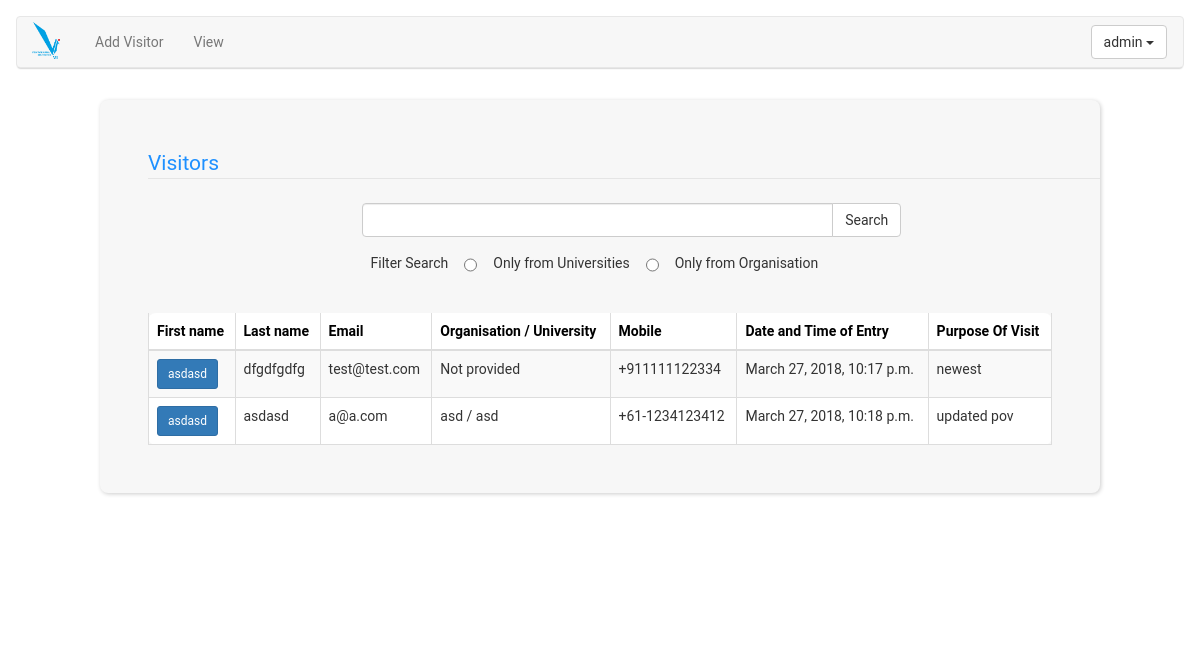
The page /home/view_visitors/ (signed in) on the database as committed earlier.
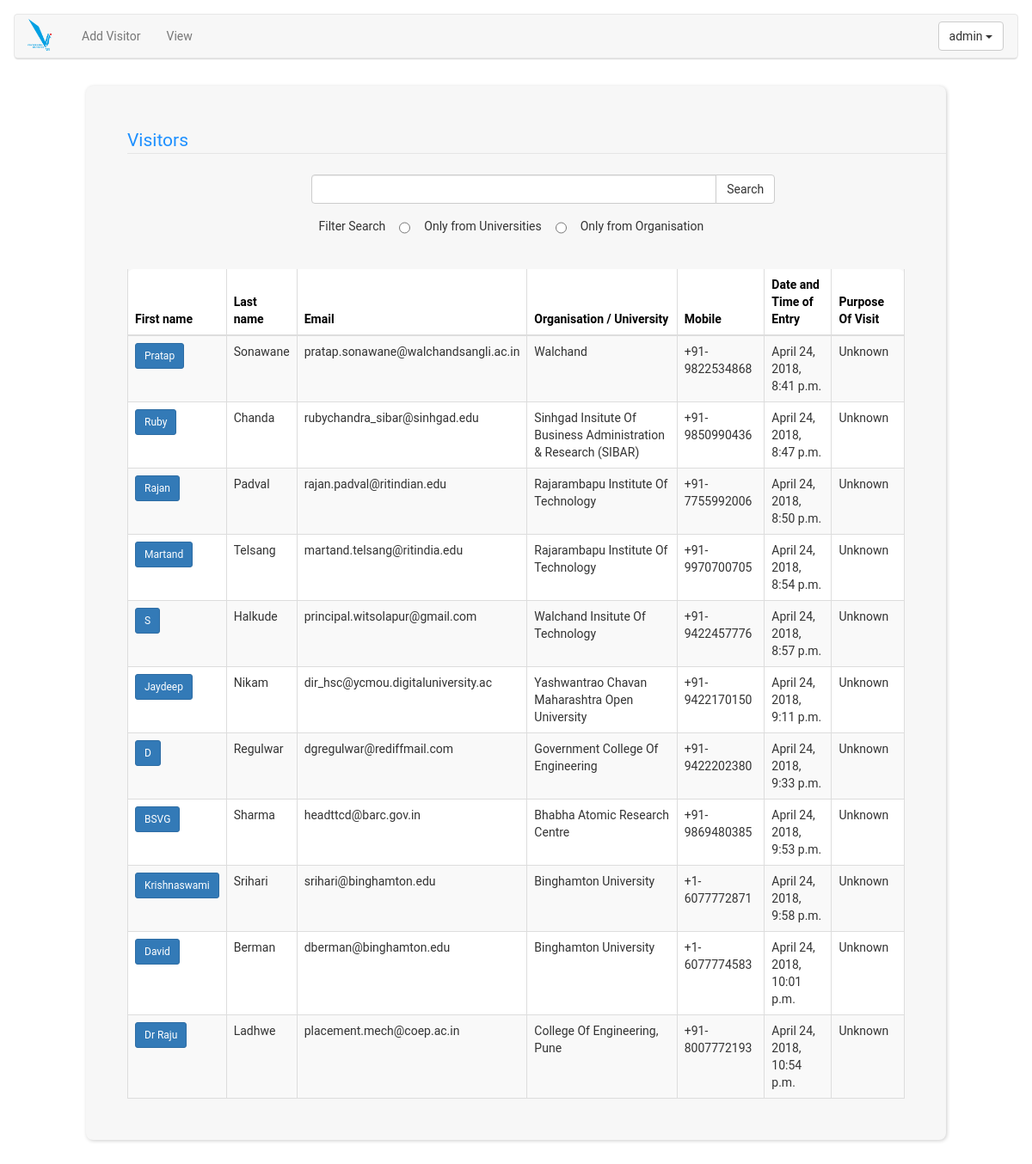
The same page on the database as committed later.
### Manage/models.py (models this page shows, shortened)
class Visitor(models.Model):
    first_name = models.CharField(max_length=70)
    middle_name = models.CharField(max_length=70, blank=True, null=True)
    last_name = models.CharField(max_length=70)
    email = models.EmailField()
    mobile = models.CharField(max_length=15, blank=True, null=True)
    phone = models.CharField(max_length=15, blank=True, null=True)
    organisation = models.CharField(max_length=250, blank=True, null=True)
    university = models.CharField(max_length=250, blank=True, null=True)
    designation = models.CharField(max_length=100)
    purpose_of_visit = models.CharField(max_length=500, null=True, blank=True)
    date_time_of_entry = models.DateTimeField(default=timezone.now)
    country_code = models.CharField(max_length=10, null=True, blank=True)

### Manage/views.py (the view)
@login_required(login_url='/')
def view_visitors(request):
    if request.method == 'GET':
        visitors = Visitor.objects.all()
        return render(request, 'view_visitors.html', {'visitors': visitors})

### Manage/templates/view_visitors.html (shortened to what the changed rows need)
{% extends 'base.html' %}
{% block content %}
    <div class="container-fluid"
         style="margin-top:24px;padding-top: 8px;padding-bottom: 128px;">
        <div class="row">
            <div class="col-md-10 central-view">
                {% if not visitors %}
                    {% if returned_visitors %}
                        <form action="{% url 'Manage:search_visitor' %}" method="POST" onsubmit="return checkQuery()">
                            {% csrf_token %}
                            <div class="row">
                                <div class="col-md-12">
                                    <div class="form-group" style="width: 50%; margin: auto; display: flex;">
                                        <input id="query_field_id" type="text" class="form-control" name="query">
                                        <span class="input-group-btn">
                                            <button class="btn btn-default" type="submit">Search</button>
                                        </span>
                                    </div>
                                </div>
                            </div>
                            <div class="row">
                                <div style="max-width:50%;margin: auto; padding:8px;display: flex;">
                                    <label style="font-weight: normal;margin: 8px">Filter Search</label>
                                    <input style="margin: 8px; margin-top: 12px;" type="radio" name="search"
                                           value="university"
                                           id="univ_radio">
                                    <label style="font-weight: normal;margin: 8px;" for="univ_radio">Only from
                                        Universities</label>
                                    <input style="margin: 8px; margin-top: 12px;" type="radio" name="search"
                                           value="organisation"
                                           id="org_radio">
                                    <label style="font-weight: normal;margin: 8px;" for="org_radio">Only from
                                        Organisation</label>
                                    <button style="margin-left: 16px;" id="clear_button" type="button"
                                            class="btn btn-default btn-sm">Clear
                                    </button>
                                </div>
                            </div>
                        </form>
                        <span style="margin: auto; display: flex;width: 50%;align-self: center;" class="alert-success"
                              id="first_name_error">Found {{ returned_visitors.count }} visitor(s)</span>
                        <form action="{% url 'Manage:view_profile' %}" method="post" style="margin: 24px">
                            {% csrf_token %}
                            <table border="0" id="visitor_table"
                                   class="display table table-striped table-hover table-bordered"
                                   style="border-collapse:collapse;border:0;background-color:#ffffff;border-radius: 8px">
                                <thead>
                                <tr>
                                    <th>First name</th>
                                    <th>Last name</th>
                                    <th>Email</th>
                                    <th>Organisation/University</th>
                                    <th>Mobile</th>
                                    <th>Date and Time of Entry</th>
                                    <th>Purpose Of Visit</th>
                                </tr>
                                </thead>
                                <tbody>
                                {% for visitor in returned_visitors %}
                                    <tr>
                                        <td>
                                            <button class="btn btn-primary btn-sm" type="submit" name="user_name"
                                                    value="{{ visitor.pk }}">{{ visitor.first_name }}</button>
                                        </td>
                                        <td>{{ visitor.last_name }}</td>
                                        <td>{{ visitor.email }}</td>
                                        {% if visitor.organisation and visitor.university %}
                                            <td>{{ visitor.organisation }} / {{ visitor.university }}</td>
                                        {% elif not visitor.organisation and visitor.university %}
                                            <td>{{ visitor.university }}</td>
                                        {% elif  visitor.organisation and not visitor.university %}
                                            <td>{{ visitor.organisation }}</td>
                                        {% else %}
                                            <td>Not provided</td>
                                        {% endif %}
                                        <td>{{ visitor.mobile }}</td>
                                        <td>{{ visitor.date_time_of_entry }}</td>
                                        <td>{{ visitor.purpose_of_visit }}</td>
                                    </tr>
                                {% endfor %}
                                </tbody>
                            </table>
                        </form>
                    {% else %}
                        <form action="{% url 'Manage:search_visitor' %}" method="POST" onsubmit="return checkQuery()">
                            {% csrf_token %}
                            <div class="row">
                                <div class="col-md-12">
                                    <div class="input-group" style="width: 50%; margin: auto; display: flex;">
                                        <input id="query_field_id" type="text" class="form-control" name="query">
                                        <span class="input-group-btn">
                                    <button class="btn btn-default" type="submit">Search</button>
                                </span>
                                    </div>
                                </div>
                            </div>
                            <div class="row">
                                <div style="max-width:50%;margin: auto; padding:8px;display: flex;">
                                    <label style="font-weight: normal;margin: 8px">Filter Search</label>
                                    <input style="margin: 8px; margin-top: 12px;" type="radio" name="search"
                                           value="university"
                                           id="univ_radio">
                                    <label style="font-weight: normal;margin: 8px;" for="univ_radio">Only from
                                        Universities</label>
                                    <input style="margin: 8px; margin-top: 12px;" type="radio" name="search"
                                           value="organisation"
                                           id="org_radio">
                                    <label style="font-weight: normal;margin: 8px;" for="org_radio">Only from
                                        Organisation</label>
                                    <button style="margin-left: 16px;" id="clear_button" type="button"
                                            class="btn btn-default btn-sm">Clear
                                    </button>
                                </div>
                            </div>
                        </form>
                        <span style="margin: auto; display: flex;width: 50%;align-self: center;" class="alert-success"
                              id="first_name_error">No Visitors Found</span>
                    {% endif %}
                {% else %}
                    <form action="{% url 'Manage:view_profile' %}" method="post" style="margin: 24px">
                        <table border="0" id="visitor_table"
                               class="display table table-striped table-hover table-bordered"
                               style="border-collapse:collapse;border:0;background-color:#ffffff;border-radius: 8px">
                            <thead>
                            <tr>
                                <th>First name</th>
                                <th>Last name</th>
                                <th>Email</th>
                                <th>Organisation / University</th>
                                <th>Mobile</th>
                                <th>Date and Time of Entry</th>
                                <th>Purpose Of Visit</th>
                            </tr>
                            </thead>
                            <tbody>
                            {% for visitor in visitors %}
                                <tr>
                                    <td>
                                        <button class="btn btn-primary btn-sm" type="submit" name="user_name"
                                                value="{{ visitor.pk }}">{{ visitor.first_name }}</button>
                                    </td>
                                    <td>{{ visitor.last_name }}</td>
                                    <td>{{ visitor.email }}</td>
                                    {% if visitor.organisation and visitor.university %}
                                        <td>{{ visitor.organisation }} / {{ visitor.university }}</td>
                                    {% elif not visitor.organisation and visitor.university %}
                                        <td>{{ visitor.university }}</td>
                                    {% elif  visitor.organisation and not visitor.university %}
                                        <td>{{ visitor.organisation }}</td>
                                    {% else %}
                                        <td>Not provided</td>
                                    {% endif %}
                                    <td>{{ visitor.mobile }}</td>
                                    <td>{{ visitor.date_time_of_entry }}</td>
                                    <td>{{ visitor.purpose_of_visit }}</td>
                                </tr>
                            {% endfor %}
                            </tbody>
                        </table>
                    </form>
                {% endif %}
            </div>
        </div>
    </div>
{% endblock content %}

Rows that differ between the two databases and show on the page:
removed Visitor: {{ visitor.pk }} 3 (drawn), first_name "asdasd", last_name "dfgdfgdfg", email "test@test.com", shows "Not provided", mobile "+911111122334", date_time_of_entry "March 27, 2018, 10:17 p.m.", purpose_of_visit "newest"
removed Visitor: {{ visitor.pk }} 4 (drawn), first_name "asdasd", last_name "asdasd", email "a@a.com", organisation "asd", university "asd", mobile "+61-1234123412", date_time_of_entry "March 27, 2018, 10:18 p.m.", purpose_of_visit "updated pov"
added Visitor: {{ visitor.pk }} 12 (drawn), first_name "Pratap", last_name "Sonawane", email "pratap.sonawane@walchandsangli.ac.in", university "Walchand", mobile "+91-9822534868", date_time_of_entry "April 24, 2018, 8:41 p.m.", purpose_of_visit "Unknown"
added Visitor: {{ visitor.pk }} 13 (drawn), first_name "Ruby", last_name "Chanda", email "rubychandra_sibar@sinhgad.edu", university "Sinhgad Insitute Of Business Administration & Research (SIBAR)", mobile "+91-9850990436", date_time_of_entry "April 24, 2018, 8:47 p.m.", purpose_of_visit "Unknown"
added Visitor: {{ visitor.pk }} 14 (drawn), first_name "Rajan", last_name "Padval", email "rajan.padval@ritindian.edu", university "Rajarambapu Institute Of Technology", mobile "+91-7755992006", date_time_of_entry "April 24, 2018, 8:50 p.m.", purpose_of_visit "Unknown"
added Visitor: {{ visitor.pk }} 15 (drawn), first_name "Martand", last_name "Telsang", email "martand.telsang@ritindia.edu", university "Rajarambapu Institute Of Technology", mobile "+91-9970700705", date_time_of_entry "April 24, 2018, 8:54 p.m.", purpose_of_visit "Unknown"
added Visitor: {{ visitor.pk }} 16 (drawn), first_name "S", last_name "Halkude", email "principal.witsolapur@gmail.com", university "Walchand Insitute Of Technology", mobile "+91-9422457776", date_time_of_entry "April 24, 2018, 8:57 p.m.", purpose_of_visit "Unknown"
added Visitor: {{ visitor.pk }} 17 (drawn), first_name "Jaydeep", last_name "Nikam", email "dir_hsc@ycmou.digitaluniversity.ac", university "Yashwantrao Chavan Maharashtra Open University", mobile "+91-9422170150", date_time_of_entry "April 24, 2018, 9:11 p.m.", purpose_of_visit "Unknown"
added Visitor: {{ visitor.pk }} 18 (drawn), first_name "D", last_name "Regulwar", email "dgregulwar@rediffmail.com", university "Government College Of Engineering", mobile "+91-9422202380", date_time_of_entry "April 24, 2018, 9:33 p.m.", purpose_of_visit "Unknown"
added Visitor: {{ visitor.pk }} 20 (drawn), first_name "BSVG", last_name "Sharma", email "headttcd@barc.gov.in", organisation "Bhabha Atomic Research Centre", mobile "+91-9869480385", date_time_of_entry "April 24, 2018, 9:53 p.m.", purpose_of_visit "Unknown"
added Visitor: {{ visitor.pk }} 21 (drawn), first_name "Krishnaswami", last_name "Srihari", email "srihari@binghamton.edu", university "Binghamton University", mobile "+1-6077772871", date_time_of_entry "April 24, 2018, 9:58 p.m.", purpose_of_visit "Unknown"
added Visitor: {{ visitor.pk }} 22 (drawn), first_name "David", last_name "Berman", email "dberman@binghamton.edu", university "Binghamton University", mobile "+1-6077774583", date_time_of_entry "April 24, 2018, 10:01 p.m.", purpose_of_visit "Unknown"
added Visitor: {{ visitor.pk }} 23 (drawn), first_name "Dr Raju", last_name "Ladhwe", email "placement.mech@coep.ac.in", university "College Of Engineering, Pune", mobile "+91-8007772193", date_time_of_entry "April 24, 2018, 10:54 p.m.", purpose_of_visit "Unknown"
